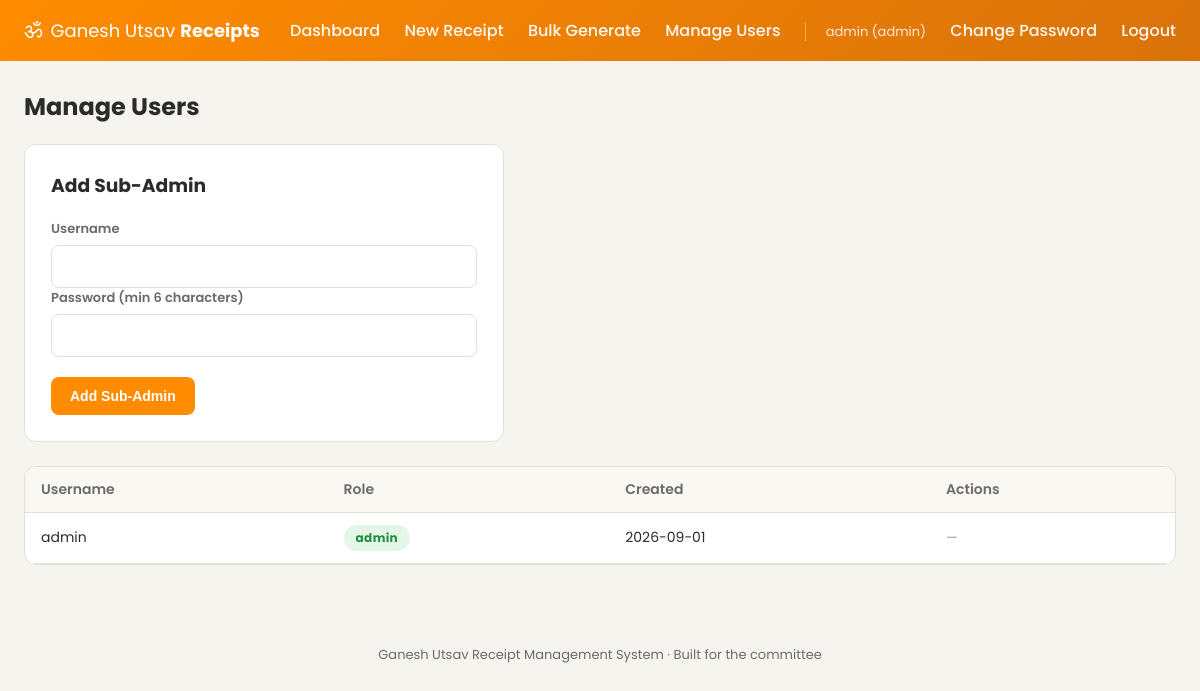
/admin/users (signed in), run on an earlier commit of the app's database.
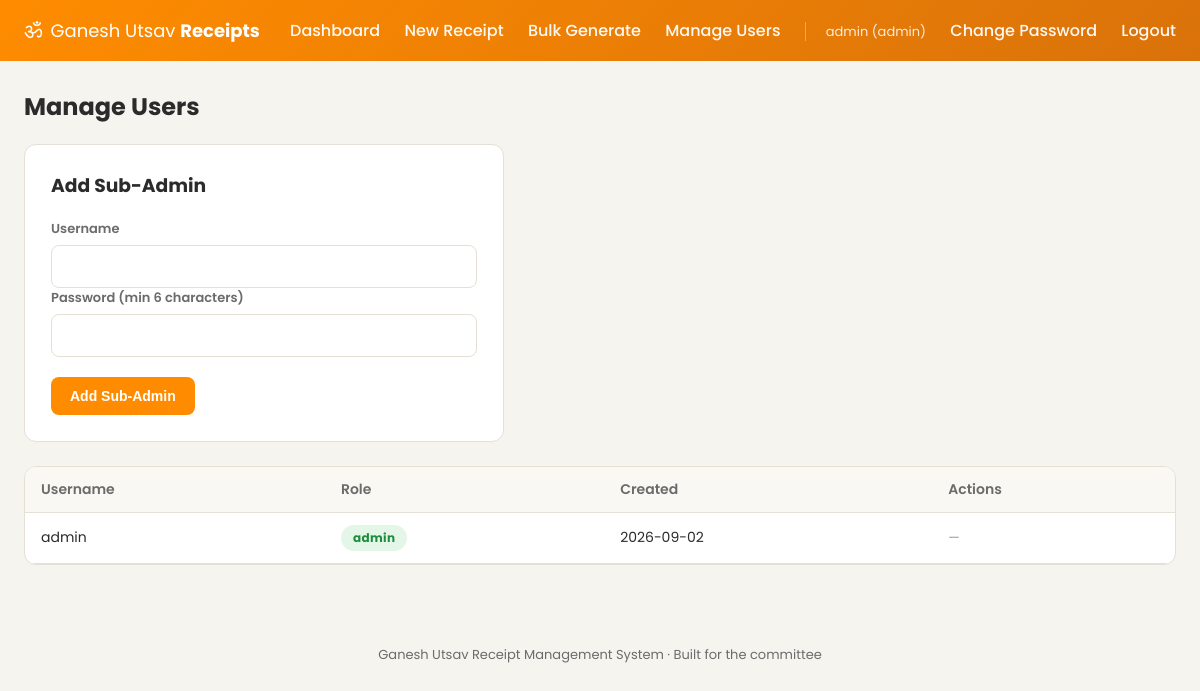
And on a later commit of the database.
### tables this page shows
CREATE TABLE users (
            id INTEGER PRIMARY KEY AUTOINCREMENT,
            username TEXT UNIQUE NOT NULL,
            password_hash TEXT NOT NULL,
            role TEXT NOT NULL DEFAULT 'subadmin',
            created_at TEXT NOT NULL
        );

### app.py (the view, shortened to what this page needs)
@app.route("/admin/users", methods=["GET", "POST"])
@admin_required
def admin_users():
    users = db.list_users()
    return render_template("admin_users.html", users=users)

### app.py (called while the page is built)
def admin_required(view):
    @wraps(view)
    def wrapped(*args, **kwargs):
        if not session.get("user_id"):
            return redirect(url_for("login", next=request.path))
        if session.get("role") != "admin":
            abort(403)
        return view(*args, **kwargs)
    return wrapped

@app.context_processor
def inject_current_user():
    return {
        "current_username": session.get("username"),
        "current_role": session.get("role"),
    }

### db.py (called while the page is built)
def get_conn():
    conn = sqlite3.connect(DB_PATH)
    conn.row_factory = sqlite3.Row
    conn.execute("PRAGMA foreign_keys = ON")
    return conn

def list_users():
    conn = get_conn()
    rows = conn.execute("SELECT * FROM users ORDER BY role DESC, username").fetchall()
    conn.close()
    return rows

### templates/admin_users.html (shortened to what this page needs)
{% extends "base.html" %}
{% block content %}
<div class="page-head">
  <h1>Manage Users</h1>
</div>
<div class="form-card" style="max-width: 480px; margin-bottom: 24px;">
  <h3 style="margin-top:0;">Add Sub-Admin</h3>
  <form method="post">
    <div class="form-field">
      <label>Username</label>
      <input type="text" name="username" required minlength="3">
    </div>
    <div class="form-field">
      <label>Password (min 6 characters)</label>
      <input type="password" name="password" required minlength="6">
    </div>
    <div class="form-actions">
      <button type="submit" class="btn btn-primary">Add Sub-Admin</button>
    </div>
  </form>
</div>
<div class="table-wrap">
<table class="receipt-table">
  <thead>
    <tr>
      <th>Username</th>
      <th>Role</th>
      <th>Created</th>
      <th>Actions</th>
    </tr>
  </thead>
  <tbody>
    {% for u in users %}
    <tr>
      <td>{{ u.username }}</td>
      <td><span class="badge {{ 'badge-paid' if u.role == 'admin' else 'badge-partial' }}">{{ u.role }}</span></td>
      <td>{{ u.created_at[:10] }}</td>
      <td>
        {% if u.role != 'admin' %}
        <form method="post" action="{{ url_for('delete_subadmin', user_id=u.id) }}" onsubmit="return confirm('Remove sub-admin {{ u.username }}?');" style="display:inline;">
          <button type="submit" class="link-btn" style="color:#d93025;">Remove</button>
        </form>
        {% else %}
        <span style="color:#999; font-size:13px;">&mdash;</span>
        {% endif %}
      </td>
    </tr>
    {% endfor %}
  </tbody>
</table>
</div>
{% endblock %}

### templates/base.html (shortened to what this page needs)
<!DOCTYPE html>
<html lang="en">
<head>
<link rel="stylesheet" href="{{ url_for('static', filename='css/style.css') }}">
</head>
<body>
<header class="topbar">
  <div class="topbar-inner">
    <a href="{{ url_for('dashboard') }}" class="brand">
      <span class="brand-om">ॐ</span>
      <span>Ganesh Utsav <strong>Receipts</strong></span>
    </a>
    <nav>
      <a href="{{ url_for('dashboard') }}">Dashboard</a>
      <a href="{{ url_for('new_receipt') }}">New Receipt</a>
      <a href="{{ url_for('bulk_upload') }}">Bulk Generate</a>
      {% if current_role == 'admin' %}
        <a href="{{ url_for('admin_users') }}">Manage Users</a>
      {% endif %}
      {% if current_username %}
        <span class="nav-user">{{ current_username }} ({{ current_role }})</span>
        <a href="{{ url_for('change_password') }}">Change Password</a>
        <a href="{{ url_for('logout') }}">Logout</a>
      {% endif %}
    </nav>
  </div>
</header>
<main class="page">
  {% block content %}{% endblock %}
</main>
<footer class="site-footer">
  Ganesh Utsav Receipt Management System &middot; Built for the committee
</footer>
</body>
</html>

### static/css/style.css (style rules this page uses)
:root { --saffron: #ff8c00; --saffron-dark: #d9720a; --blue: #1a3e72; --green: #1e8e3e; --red: #d93025; --orange: #e8710a; --bg: #f6f4ef; --card: #ffffff; --text: #2b2b2b; --muted: #6b6b6b; --border: #e4e0d6; }
* { box-sizing: border-box; }
body { margin: 0; font-family: 'Poppins', 'Noto Sans Telugu', sans-serif; background: var(--bg); color: var(--text); }
.topbar { background: linear-gradient(135deg, var(--saffron) 0%, var(--saffron-dark) 100%); color: white; position: sticky; top: 0; z-index: 50; }
.topbar-inner { max-width: 1200px; margin: 0 auto; padding: 14px 24px; display: flex; align-items: center; justify-content: space-between; }
.brand { color: white; text-decoration: none; font-size: 18px; display: flex; align-items: center; gap: 8px; }
.brand-om { font-size: 22px; }
nav a { color: white; text-decoration: none; margin-left: 20px; font-weight: 500; opacity: 0.95; }
.nav-user { margin-left: 20px; font-size: 13px; opacity: 0.85; border-left: 1px solid rgba(255,255,255,0.4); padding-left: 20px; }
.page { max-width: 1200px; margin: 0 auto; padding: 28px 24px 60px; min-height: 70vh; }
.page-head { display: flex; justify-content: space-between; align-items: center; flex-wrap: wrap; gap: 12px; margin-bottom: 20px; }
.page-head h1 { margin: 0; font-size: 24px; }
.btn { display: inline-block; padding: 10px 18px; border-radius: 8px; text-decoration: none; font-weight: 600; font-size: 14px; border: 1px solid transparent; cursor: pointer; }
.btn-primary { background: var(--saffron); color: white; }
.table-wrap { background: var(--card); border: 1px solid var(--border); border-radius: 12px; overflow-x: auto; }
.receipt-table { width: 100%; border-collapse: collapse; font-size: 14px; }
.receipt-table th, .receipt-table td { padding: 12px 16px; text-align: left; border-bottom: 1px solid var(--border); white-space: nowrap; }
.receipt-table th { background: #faf8f3; color: var(--muted); font-weight: 600; }
.badge { display: inline-block; padding: 4px 12px; border-radius: 999px; font-size: 12px; font-weight: 700; letter-spacing: 0.03em; }
.badge-paid { background: #e3f6e8; color: var(--green); }
.form-card { background: var(--card); border: 1px solid var(--border); border-radius: 12px; padding: 26px; max-width: 800px; }
.form-field label { display: block; font-size: 13px; font-weight: 600; margin-bottom: 6px; color: var(--muted); }
.form-field input, .form-field select, .form-field textarea { width: 100%; padding: 10px 12px; border-radius: 8px; border: 1px solid var(--border); font-family: inherit; font-size: 14px; }
.form-actions { margin-top: 20px; display: flex; gap: 10px; }
.site-footer { text-align: center; padding: 20px; color: var(--muted); font-size: 13px; }

What changed in the data, as far as the page shows it:
changed users "admin": created_at "2026-09-01" → "2026-09-02"
